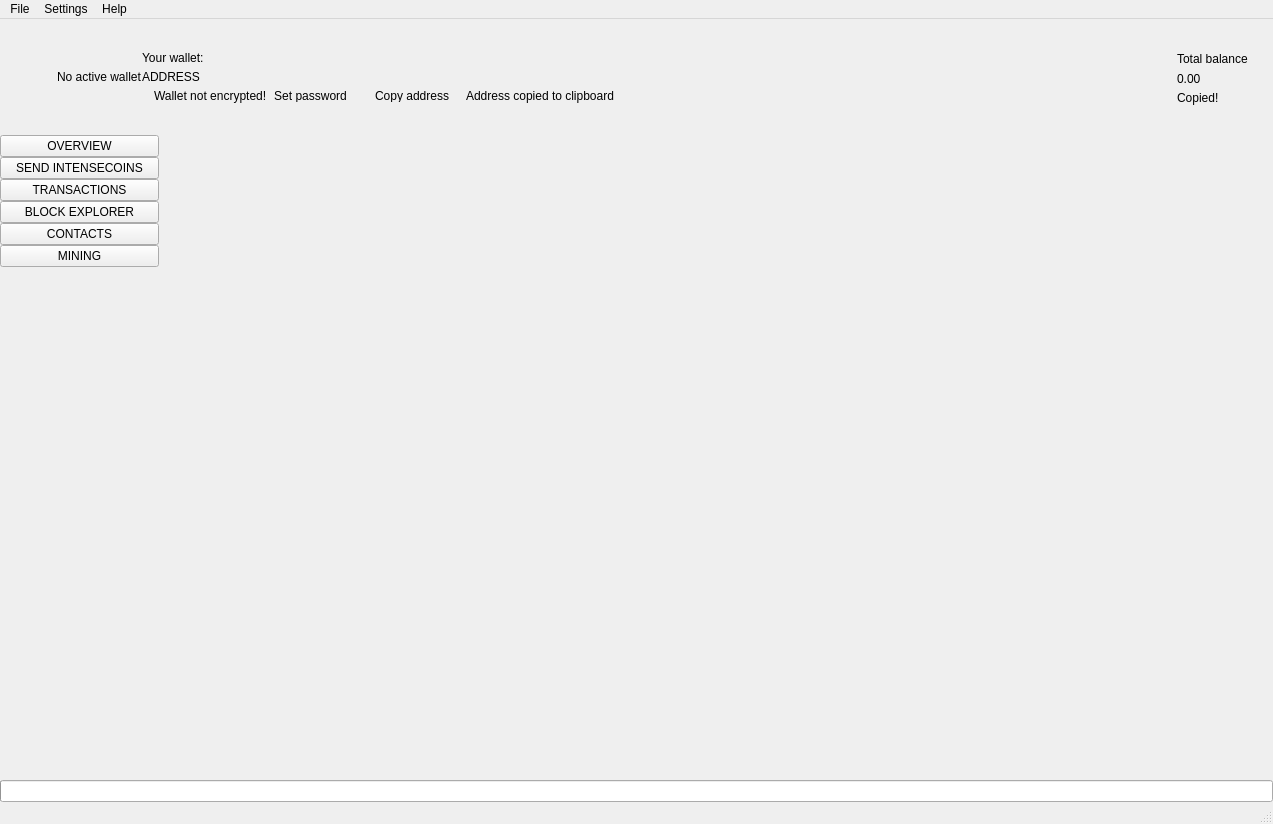
 <widget class="QMainWindow" name="MainWindow">
  <property name="geometry">
   <rect>
    <x>0</x>
    <y>0</y>
    <width>1273</width>
    <height>824</height>
   </rect>
  </property>
  <property name="sizePolicy">
   <sizepolicy hsizetype="Preferred" vsizetype="Preferred">
    <horstretch>0</horstretch>
    <verstretch>0</verstretch>
   </sizepolicy>
  </property>
  <property name="minimumSize">
   <size>
    <width>1260</width>
    <height>600</height>
   </size>
  </property>
  <property name="maximumSize">
   <size>
    <width>16777215</width>
    <height>16777215</height>
   </size>
  </property>
  <property name="windowTitle">
   <string>MainWindow</string>
  </property>
  <property name="windowIcon">
   <iconset>
    <normaloff>:/images/intensecoin</normaloff>:/images/intensecoin</iconset>
  </property>
  <widget class="QWidget" name="centralwidget">
   <layout class="QVBoxLayout" name="verticalLayout_2">
    <property name="spacing">
     <number>0</number>
    </property>
    <property name="leftMargin">
     <number>0</number>
    </property>
    <property name="topMargin">
     <number>0</number>
    </property>
    <property name="rightMargin">
     <number>0</number>
    </property>
    <property name="bottomMargin">
     <number>0</number>
    </property>
    <item>
     <widget class="QFrame" name="m_headerFrame">
      <property name="minimumSize">
       <size>
        <width>0</width>
        <height>116</height>
       </size>
      </property>
      <property name="maximumSize">
       <size>
        <width>16777215</width>
        <height>116</height>
       </size>
      </property>
      <property name="frameShape">
       <enum>QFrame::NoFrame</enum>
      </property>
      <property name="frameShadow">
       <enum>QFrame::Raised</enum>
      </property>
      <layout class="QHBoxLayout" name="horizontalLayout_3">
       <property name="spacing">
        <number>0</number>
       </property>
       <property name="leftMargin">
        <number>0</number>
       </property>
       <property name="topMargin">
        <number>0</number>
       </property>
       <property name="rightMargin">
        <number>25</number>
       </property>
       <property name="bottomMargin">
        <number>0</number>
       </property>
       <item>
        <spacer name="horizontalSpacer_2">
         <property name="orientation">
          <enum>Qt::Horizontal</enum>
         </property>
         <property name="sizeType">
          <enum>QSizePolicy::Fixed</enum>
         </property>
         <property name="sizeHint" stdset="0">
          <size>
           <width>30</width>
           <height>20</height>
          </size>
         </property>
        </spacer>
       </item>
       <item>
        <widget class="QLabel" name="m_logoLabel">
         <property name="text">
          <string/>
         </property>
        </widget>
       </item>
       <item>
        <spacer name="horizontalSpacer_5">
         <property name="orientation">
          <enum>Qt::Horizontal</enum>
         </property>
         <property name="sizeType">
          <enum>QSizePolicy::Fixed</enum>
         </property>
         <property name="sizeHint" stdset="0">
          <size>
           <width>20</width>
           <height>20</height>
          </size>
         </property>
        </spacer>
       </item>
       <item>
        <widget class="WalletGui::WalletSmallGrayTextLabel" name="m_noWalletLabel">
         <property name="text">
          <string>No active wallet</string>
         </property>
        </widget>
       </item>
       <item>
        <widget class="QFrame" name="m_walletFrame">
         <property name="frameShape">
          <enum>QFrame::NoFrame</enum>
         </property>
         <property name="frameShadow">
          <enum>QFrame::Raised</enum>
         </property>
         <layout class="QVBoxLayout" name="verticalLayout_3">
          <property name="spacing">
           <number>5</number>
          </property>
          <property name="leftMargin">
           <number>0</number>
          </property>
          <property name="topMargin">
           <number>0</number>
          </property>
          <property name="rightMargin">
           <number>0</number>
          </property>
          <property name="bottomMargin">
           <number>0</number>
          </property>
          <item>
           <spacer name="verticalSpacer_3">
            <property name="orientation">
             <enum>Qt::Vertical</enum>
            </property>
            <property name="sizeType">
             <enum>QSizePolicy::Minimum</enum>
            </property>
            <property name="sizeHint" stdset="0">
             <size>
              <width>20</width>
              <height>40</height>
             </size>
            </property>
           </spacer>
          </item>
          <item>
           <widget class="WalletGui::WalletSmallGrayTextLabel" name="m_walletLabel">
            <property name="text">
             <string>Your wallet:</string>
            </property>
            <property name="indent">
             <number>0</number>
            </property>
           </widget>
          </item>
          <item>
           <widget class="QLabel" name="m_addressLabel">
            <property name="sizePolicy">
             <sizepolicy hsizetype="Preferred" vsizetype="Preferred">
              <horstretch>0</horstretch>
              <verstretch>0</verstretch>
             </sizepolicy>
            </property>
            <property name="cursor">
             <cursorShape>PointingHandCursor</cursorShape>
            </property>
            <property name="toolTip">
             <string>Click to copy</string>
            </property>
            <property name="text">
             <string>ADDRESS</string>
            </property>
            <property name="indent">
             <number>0</number>
            </property>
           </widget>
          </item>
          <item>
           <layout class="QHBoxLayout" name="horizontalLayout_2">
            <property name="spacing">
             <number>0</number>
            </property>
            <item alignment="Qt::AlignTop">
             <widget class="QFrame" name="m_notEncryptedFrame">
              <property name="frameShape">
               <enum>QFrame::NoFrame</enum>
              </property>
              <property name="frameShadow">
               <enum>QFrame::Raised</enum>
              </property>
              <layout class="QHBoxLayout" name="horizontalLayout_4">
               <property name="spacing">
                <number>0</number>
               </property>
               <property name="leftMargin">
                <number>0</number>
               </property>
               <property name="topMargin">
                <number>0</number>
               </property>
               <property name="rightMargin">
                <number>0</number>
               </property>
               <property name="bottomMargin">
                <number>0</number>
               </property>
               <item alignment="Qt::AlignVCenter">
                <widget class="QLabel" name="m_notEncryptedIconLabel">
                 <property name="text">
                  <string/>
                 </property>
                 <property name="pixmap">
                  <pixmap resource="../../resources.qrc">:/icons/lock_open_gray</pixmap>
                 </property>
                 <property name="alignment">
                  <set>Qt::AlignLeading|Qt::AlignLeft|Qt::AlignVCenter</set>
                 </property>
                </widget>
               </item>
               <item>
                <spacer name="horizontalSpacer_11">
                 <property name="orientation">
                  <enum>Qt::Horizontal</enum>
                 </property>
                 <property name="sizeType">
                  <enum>QSizePolicy::Fixed</enum>
                 </property>
                 <property name="sizeHint" stdset="0">
                  <size>
                   <width>5</width>
                   <height>3</height>
                  </size>
                 </property>
                </spacer>
               </item>
               <item alignment="Qt::AlignVCenter">
                <widget class="WalletGui::WalletTinyGrayTextLabel" name="m_notEncryptedTextLabel">
                 <property name="text">
                  <string>Wallet not encrypted!</string>
                 </property>
                 <property name="alignment">
                  <set>Qt::AlignLeading|Qt::AlignLeft|Qt::AlignVCenter</set>
                 </property>
                </widget>
               </item>
               <item>
                <spacer name="horizontalSpacer_9">
                 <property name="orientation">
                  <enum>Qt::Horizontal</enum>
                 </property>
                 <property name="sizeType">
                  <enum>QSizePolicy::Fixed</enum>
                 </property>
                 <property name="sizeHint" stdset="0">
                  <size>
                   <width>3</width>
                   <height>3</height>
                  </size>
                 </property>
                </spacer>
               </item>
               <item alignment="Qt::AlignVCenter">
                <widget class="WalletGui::WalletTinyLinkLikeButton" name="m_encryptButton">
                 <property name="sizePolicy">
                  <sizepolicy hsizetype="Minimum" vsizetype="Minimum">
                   <horstretch>0</horstretch>
                   <verstretch>0</verstretch>
                  </sizepolicy>
                 </property>
                 <property name="minimumSize">
                  <size>
                   <width>0</width>
                   <height>3</height>
                  </size>
                 </property>
                 <property name="cursor">
                  <cursorShape>PointingHandCursor</cursorShape>
                 </property>
                 <property name="text">
                  <string>Set password</string>
                 </property>
                 <property name="flat">
                  <bool>true</bool>
                 </property>
                </widget>
               </item>
               <item>
                <spacer name="horizontalSpacer_10">
                 <property name="orientation">
                  <enum>Qt::Horizontal</enum>
                 </property>
                 <property name="sizeType">
                  <enum>QSizePolicy::Fixed</enum>
                 </property>
                 <property name="sizeHint" stdset="0">
                  <size>
                   <width>20</width>
                   <height>3</height>
                  </size>
                 </property>
                </spacer>
               </item>
              </layout>
             </widget>
            </item>
            <item alignment="Qt::AlignVCenter">
             <widget class="WalletGui::WalletTinyLinkLikeButton" name="m_copyAddressButton">
              <property name="sizePolicy">
               <sizepolicy hsizetype="Minimum" vsizetype="Minimum">
                <horstretch>0</horstretch>
                <verstretch>0</verstretch>
               </sizepolicy>
              </property>
              <property name="minimumSize">
               <size>
                <width>0</width>
                <height>3</height>
               </size>
              </property>
              <property name="cursor">
               <cursorShape>PointingHandCursor</cursorShape>
              </property>
              <property name="focusPolicy">
               <enum>Qt::NoFocus</enum>
              </property>
              <property name="autoFillBackground">
               <bool>true</bool>
              </property>
              <property name="text">
               <string>Copy address</string>
              </property>
              <property name="flat">
               <bool>true</bool>
              </property>
             </widget>
            </item>
            <item>
             <spacer name="horizontalSpacer_7">
              <property name="orientation">
               <enum>Qt::Horizontal</enum>
              </property>
              <property name="sizeType">
               <enum>QSizePolicy::Fixed</enum>
              </property>
              <property name="sizeHint" stdset="0">
               <size>
                <width>13</width>
                <height>3</height>
               </size>
              </property>
             </spacer>
            </item>
            <item alignment="Qt::AlignVCenter">
             <widget class="WalletGui::CopyMagicLabel" name="m_copyAddressLabel">
              <property name="text">
               <string>Address copied to clipboard</string>
              </property>
              <property name="alignment">
               <set>Qt::AlignLeading|Qt::AlignLeft|Qt::AlignVCenter</set>
              </property>
             </widget>
            </item>
            <item>
             <spacer name="horizontalSpacer">
              <property name="orientation">
               <enum>Qt::Horizontal</enum>
              </property>
              <property name="sizeHint" stdset="0">
               <size>
                <width>40</width>
                <height>3</height>
               </size>
              </property>
             </spacer>
            </item>
           </layout>
          </item>
          <item>
           <spacer name="verticalSpacer_2">
            <property name="orientation">
             <enum>Qt::Vertical</enum>
            </property>
            <property name="sizeType">
             <enum>QSizePolicy::Minimum</enum>
            </property>
            <property name="sizeHint" stdset="0">
             <size>
              <width>20</width>
              <height>40</height>
             </size>
            </property>
           </spacer>
          </item>
         </layout>
        </widget>
       </item>
       <item>
        <spacer name="horizontalSpacer_3">
         <property name="orientation">
          <enum>Qt::Horizontal</enum>
         </property>
         <property name="sizeType">
          <enum>QSizePolicy::Expanding</enum>
         </property>
         <property name="sizeHint" stdset="0">
          <size>
           <width>34</width>
           <height>20</height>
          </size>
         </property>
        </spacer>
       </item>
       <item>
        <spacer name="horizontalSpacer_8">
         <property name="orientation">
          <enum>Qt::Horizontal</enum>
         </property>
         <property name="sizeType">
          <enum>QSizePolicy::Fixed</enum>
         </property>
         <property name="sizeHint" stdset="0">
          <size>
           <width>34</width>
           <height>20</height>
          </size>
         </property>
        </spacer>
       </item>
       <item alignment="Qt::AlignRight|Qt::AlignVCenter">
        <widget class="QFrame" name="m_balanceFrame">
         <layout class="QGridLayout" name="gridLayout">
          <property name="leftMargin">
           <number>0</number>
          </property>
          <property name="topMargin">
           <number>30</number>
          </property>
          <property name="rightMargin">
           <number>0</number>
          </property>
          <property name="bottomMargin">
           <number>0</number>
          </property>
          <property name="verticalSpacing">
           <number>3</number>
          </property>
          <item row="0" column="2">
           <layout class="QVBoxLayout" name="verticalLayout_4">
            <item>
             <widget class="QLabel" name="m_balanceTextLabel">
              <property name="text">
               <string>Total balance</string>
              </property>
             </widget>
            </item>
            <item>
             <widget class="QLabel" name="m_balanceLabel">
              <property name="cursor">
               <cursorShape>PointingHandCursor</cursorShape>
              </property>
              <property name="toolTip">
               <string>Click to copy</string>
              </property>
              <property name="text">
               <string>0.00</string>
              </property>
             </widget>
            </item>
           </layout>
          </item>
          <item row="1" column="2">
           <widget class="WalletGui::CopyMagicLabel" name="m_balanceCopyLabel">
            <property name="text">
             <string>Copied!</string>
            </property>
           </widget>
          </item>
          <item row="0" column="1">
           <spacer name="horizontalSpacer_6">
            <property name="orientation">
             <enum>Qt::Horizontal</enum>
            </property>
            <property name="sizeType">
             <enum>QSizePolicy::Fixed</enum>
            </property>
            <property name="sizeHint" stdset="0">
             <size>
              <width>2</width>
              <height>39</height>
             </size>
            </property>
           </spacer>
          </item>
          <item row="2" column="2">
           <spacer name="verticalSpacer_5">
            <property name="orientation">
             <enum>Qt::Vertical</enum>
            </property>
            <property name="sizeType">
             <enum>QSizePolicy::Expanding</enum>
            </property>
            <property name="sizeHint" stdset="0">
             <size>
              <width>20</width>
              <height>50</height>
             </size>
            </property>
           </spacer>
          </item>
          <item row="0" column="0">
           <widget class="QLabel" name="m_balanceIconLabel">
            <property name="text">
             <string/>
            </property>
            <property name="pixmap">
             <pixmap resource="../../resources.qrc">:/icons/total_balance</pixmap>
            </property>
           </widget>
          </item>
         </layout>
        </widget>
       </item>
      </layout>
     </widget>
    </item>
    <item>
     <layout class="QHBoxLayout" name="horizontalLayout" stretch="0,0,0,0,0,0,0,0">
      <property name="spacing">
       <number>0</number>
      </property>
      <item>
       <widget class="QFrame" name="m_toolFrame">
        <property name="frameShape">
         <enum>QFrame::NoFrame</enum>
        </property>
        <property name="frameShadow">
         <enum>QFrame::Plain</enum>
        </property>
        <property name="lineWidth">
         <number>0</number>
        </property>
        <layout class="QVBoxLayout" name="verticalLayout">
         <property name="spacing">
          <number>0</number>
         </property>
         <property name="leftMargin">
          <number>0</number>
         </property>
         <property name="topMargin">
          <number>0</number>
         </property>
         <property name="rightMargin">
          <number>0</number>
         </property>
         <property name="bottomMargin">
          <number>0</number>
         </property>
         <item>
          <widget class="QPushButton" name="m_overviewButton">
           <property name="sizePolicy">
            <sizepolicy hsizetype="Minimum" vsizetype="Fixed">
             <horstretch>0</horstretch>
             <verstretch>0</verstretch>
            </sizepolicy>
           </property>
           <property name="focusPolicy">
            <enum>Qt::NoFocus</enum>
           </property>
           <property name="text">
            <string>OVERVIEW</string>
           </property>
           <property name="checkable">
            <bool>true</bool>
           </property>
           <attribute name="buttonGroup">
            <string notr="true">m_toolButtonGroup</string>
           </attribute>
          </widget>
         </item>
         <item>
          <widget class="QPushButton" name="m_sendButton">
           <property name="sizePolicy">
            <sizepolicy hsizetype="Minimum" vsizetype="Fixed">
             <horstretch>0</horstretch>
             <verstretch>0</verstretch>
            </sizepolicy>
           </property>
           <property name="focusPolicy">
            <enum>Qt::NoFocus</enum>
           </property>
           <property name="text">
            <string>SEND INTENSECOINS</string>
           </property>
           <property name="checkable">
            <bool>true</bool>
           </property>
           <attribute name="buttonGroup">
            <string notr="true">m_toolButtonGroup</string>
           </attribute>
          </widget>
         </item>
         <item>
          <widget class="QPushButton" name="m_transactionsButton">
           <property name="sizePolicy">
            <sizepolicy hsizetype="Minimum" vsizetype="Fixed">
             <horstretch>0</horstretch>
             <verstretch>0</verstretch>
            </sizepolicy>
           </property>
           <property name="focusPolicy">
            <enum>Qt::NoFocus</enum>
           </property>
           <property name="text">
            <string>TRANSACTIONS</string>
           </property>
           <property name="checkable">
            <bool>true</bool>
           </property>
           <attribute name="buttonGroup">
            <string notr="true">m_toolButtonGroup</string>
           </attribute>
          </widget>
         </item>
         <item>
          <widget class="QPushButton" name="m_blockExplorerButton">
           <property name="focusPolicy">
            <enum>Qt::NoFocus</enum>
           </property>
           <property name="text">
            <string>BLOCK EXPLORER</string>
           </property>
           <property name="checkable">
            <bool>true</bool>
           </property>
           <attribute name="buttonGroup">
            <string notr="true">m_toolButtonGroup</string>
           </attribute>
          </widget>
         </item>
         <item>
          <widget class="QPushButton" name="m_addressBookButton">
           <property name="sizePolicy">
            <sizepolicy hsizetype="Minimum" vsizetype="Fixed">
             <horstretch>0</horstretch>
             <verstretch>0</verstretch>
            </sizepolicy>
           </property>
           <property name="focusPolicy">
            <enum>Qt::NoFocus</enum>
           </property>
           <property name="text">
            <string>CONTACTS</string>
           </property>
           <property name="checkable">
            <bool>true</bool>
           </property>
           <attribute name="buttonGroup">
            <string notr="true">m_toolButtonGroup</string>
           </attribute>
          </widget>
         </item>
         <item>
          <widget class="QPushButton" name="m_miningButton">
           <property name="focusPolicy">
            <enum>Qt::NoFocus</enum>
           </property>
           <property name="text">
            <string>MINING</string>
           </property>
           <property name="checkable">
            <bool>true</bool>
           </property>
           <attribute name="buttonGroup">
            <string notr="true">m_toolButtonGroup</string>
           </attribute>
          </widget>
         </item>
         <item>
          <spacer name="verticalSpacer">
           <property name="orientation">
            <enum>Qt::Vertical</enum>
           </property>
           <property name="sizeHint" stdset="0">
            <size>
             <width>20</width>
             <height>40</height>
            </size>
           </property>
          </spacer>
         </item>
        </layout>
       </widget>
      </item>
      <item>
       <widget class="WalletGui::OverviewFrame" name="m_overviewFrame">
        <property name="frameShape">
         <enum>QFrame::NoFrame</enum>
        </property>
        <property name="frameShadow">
         <enum>QFrame::Raised</enum>
        </property>
       </widget>
      </item>
      <item>
       <widget class="WalletGui::SendFrame" name="m_sendFrame">
        <property name="frameShape">
         <enum>QFrame::NoFrame</enum>
        </property>
        <property name="frameShadow">
         <enum>QFrame::Raised</enum>
        </property>
       </widget>
      </item>
      <item>
       <widget class="WalletGui::TransactionsFrame" name="m_transactionsFrame">
        <property name="frameShape">
         <enum>QFrame::NoFrame</enum>
        </property>
        <property name="frameShadow">
         <enum>QFrame::Raised</enum>
        </property>
       </widget>
      </item>
      <item>
       <widget class="WalletGui::AddressBookFrame" name="m_addressBookFrame">
        <property name="frameShape">
         <enum>QFrame::NoFrame</enum>
        </property>
        <property name="frameShadow">
         <enum>QFrame::Raised</enum>
        </property>
       </widget>
      </item>
      <item>
       <widget class="WalletGui::NoWalletFrame" name="m_noWalletFrame">
        <property name="frameShape">
         <enum>QFrame::NoFrame</enum>
        </property>
        <property name="frameShadow">
         <enum>QFrame::Raised</enum>
        </property>
       </widget>
      </item>
      <item>
       <widget class="WalletGui::BlockExplorerFrame" name="m_blockExplorerFrame">
        <property name="frameShape">
         <enum>QFrame::NoFrame</enum>
        </property>
        <property name="frameShadow">
         <enum>QFrame::Raised</enum>
        </property>
       </widget>
      </item>
      <item>
       <widget class="WalletGui::MiningFrame" name="m_miningFrame">
        <property name="frameShape">
         <enum>QFrame::NoFrame</enum>
        </property>
        <property name="frameShadow">
         <enum>QFrame::Raised</enum>
        </property>
       </widget>
      </item>
     </layout>
    </item>
    <item>
     <widget class="QProgressBar" name="m_syncProgress">
      <property name="maximum">
       <number>100</number>
      </property>
      <property name="value">
       <number>0</number>
      </property>
      <property name="textVisible">
       <bool>false</bool>
      </property>
     </widget>
    </item>
   </layout>
  </widget>
  <widget class="QMenuBar" name="menubar">
   <property name="geometry">
    <rect>
     <x>0</x>
     <y>0</y>
     <width>1273</width>
     <height>21</height>
    </rect>
   </property>
   <widget class="QMenu" name="menuFile">
    <property name="title">
     <string>File</string>
    </property>
    <addaction name="m_createWalletAction"/>
    <addaction name="m_openWalletAction"/>
    <addaction name="m_recentWalletsAction"/>
    <addaction name="m_backupWalletAction"/>
    <addaction name="m_saveKeysAction"/>
    <addaction name="m_resetAction"/>
    <addaction name="m_importKeyAction"/>
    <addaction name="m_exportKeyAction"/>
    <addaction name="m_exportTrackingKeyAction"/>
    <addaction name="m_exitAction"/>
   </widget>
   <widget class="QMenu" name="menuSettings">
    <property name="title">
     <string>Settings</string>
    </property>
    <widget class="QMenu" name="menuThemes">
     <property name="title">
      <string>Themes</string>
     </property>
    </widget>
    <addaction name="m_encryptWalletAction"/>
    <addaction name="m_changePasswordAction"/>
    <addaction name="m_removePendingTxAction"/>
    <addaction name="separator"/>
    <addaction name="m_autostartAction"/>
    <addaction name="m_minimizeToTrayAction"/>
    <addaction name="m_closeToTrayAction"/>
    <addaction name="separator"/>
    <addaction name="m_preferencesAction"/>
    <addaction name="menuThemes"/>
   </widget>
   <widget class="QMenu" name="menuHelp">
    <property name="title">
     <string>Help</string>
    </property>
    <addaction name="m_communityForumAction"/>
    <addaction name="m_reportIssueAction"/>
    <addaction name="m_aboutIntensecoinAction"/>
    <addaction name="m_aboutQtAction"/>
   </widget>
   <addaction name="menuFile"/>
   <addaction name="menuSettings"/>
   <addaction name="menuHelp"/>
  </widget>
  <widget class="WalletGui::WalletStatusBar" name="statusBar"/>
  <action name="m_exitAction">
   <property name="checkable">
    <bool>false</bool>
   </property>
   <property name="enabled">
    <bool>true</bool>
   </property>
   <property name="text">
    <string>Exit</string>
   </property>
   <property name="shortcut">
    <string>Ctrl+Q</string>
   </property>
  </action>
  <action name="m_createWalletAction">
   <property name="enabled">
    <bool>true</bool>
   </property>
   <property name="text">
    <string>Create wallet</string>
   </property>
  </action>
  <action name="m_openWalletAction">
   <property name="enabled">
    <bool>true</bool>
   </property>
   <property name="text">
    <string>Open wallet</string>
   </property>
  </action>
  <action name="m_encryptWalletAction">
   <property name="enabled">
    <bool>true</bool>
   </property>
   <property name="text">
    <string>Encrypt wallet</string>
   </property>
  </action>
  <action name="m_changePasswordAction">
   <property name="enabled">
    <bool>true</bool>
   </property>
   <property name="text">
    <string>Change password</string>
   </property>
   <property name="toolTip">
    <string>Change password</string>
   </property>
  </action>
  <action name="m_aboutIntensecoinAction">
   <property name="enabled">
    <bool>true</bool>
   </property>
   <property name="text">
    <string>About Intensecoin</string>
   </property>
  </action>
  <action name="m_aboutQtAction">
   <property name="enabled">
    <bool>true</bool>
   </property>
   <property name="text">
    <string>About Qt</string>
   </property>
  </action>
  <action name="m_backupWalletAction">
   <property name="enabled">
    <bool>true</bool>
   </property>
   <property name="text">
    <string>Backup wallet</string>
   </property>
  </action>
  <action name="m_autostartAction">
   <property name="checkable">
    <bool>true</bool>
   </property>
   <property name="text">
    <string>Start on system login</string>
   </property>
  </action>
  <action name="m_minimizeToTrayAction">
   <property name="checkable">
    <bool>true</bool>
   </property>
   <property name="text">
    <string>Minimize to tray</string>
   </property>
  </action>
  <action name="m_closeToTrayAction">
   <property name="checkable">
    <bool>true</bool>
   </property>
   <property name="text">
    <string>Close to tray</string>
   </property>
  </action>
  <action name="m_preferencesAction">
   <property name="text">
    <string>Preferences</string>
   </property>
  </action>
  <action name="m_recentWalletsAction">
   <property name="text">
    <string>Recent wallets</string>
   </property>
  </action>
  <action name="m_exportTrackingKeyAction">
   <property name="text">
    <string>Export tracking key</string>
   </property>
   <property name="toolTip">
    <string>Export tracking key</string>
   </property>
  </action>
  <action name="m_importKeyAction">
   <property name="text">
    <string>Import key</string>
   </property>
   <property name="toolTip">
    <string>Import key</string>
   </property>
  </action>
  <action name="m_communityForumAction">
   <property name="text">
    <string>Join us on Slack</string>
   </property>
  </action>
  <action name="m_reportIssueAction">
   <property name="text">
    <string>Report an issue</string>
   </property>
  </action>
  <action name="m_resetAction">
   <property name="text">
    <string>Reset wallet</string>
   </property>
  </action>
  <action name="m_saveKeysAction">
   <property name="text">
    <string>Save wallet keys</string>
   </property>
  </action>
  <action name="m_exportKeyAction">
   <property name="text">
    <string>Export key</string>
   </property>
   <property name="toolTip">
    <string>Export key</string>
   </property>
  </action>
  <action name="m_removePendingTxAction">
   <property name="checkable">
    <bool>false</bool>
   </property>
   <property name="text">
    <string>Remove pending TXs</string>
   </property>
  </action>
 </widget>
